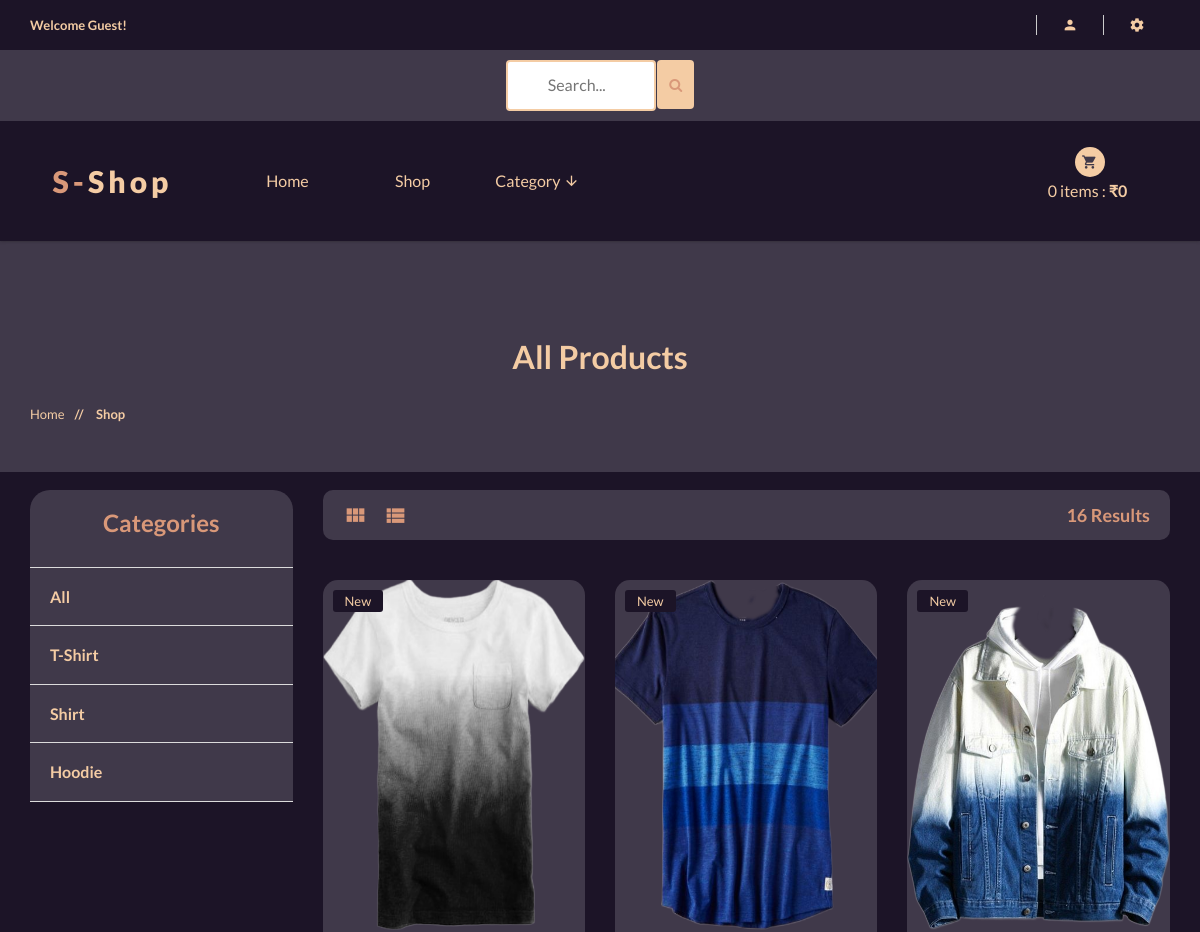
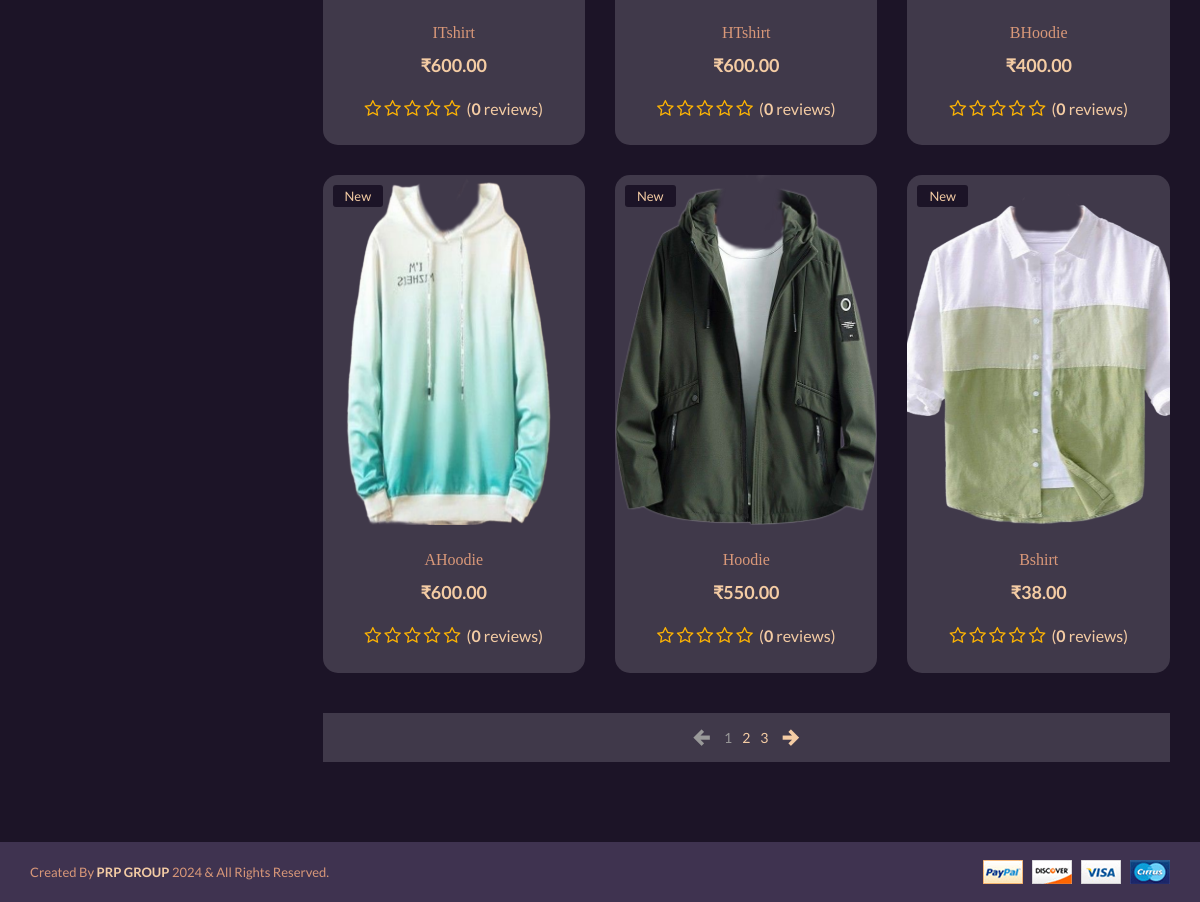
The app's page /shop/ with its own data (2 pictures, top to bottom).
### shop/models.py (models this page shows, shortened)
class Category(models.Model):
    name = models.CharField(max_length=100, unique=True)
    slug = models.SlugField(max_length=100, unique=True)
    description = models.TextField(max_length=250, blank=True)
    image = models.ImageField(upload_to='categories', blank=True)
    class Meta:
        verbose_name = 'Category'
        verbose_name_plural = 'categories'
    def get_category_slug_url(self):
        return reverse('shop:categries', args=[self.slug])

class Product(models.Model):
    category = models.ForeignKey(Category, on_delete=models.CASCADE)
    name = models.CharField(max_length=100, unique=True)
    slug = models.SlugField(max_length=100, unique=True)
    description = models.TextField(max_length=300, blank=True)
    price = models.DecimalField(max_digits=6, decimal_places=2)
    discount = models.DecimalField(max_digits=6, decimal_places=2, default=0.00)
    image = models.ImageField(upload_to='photos/products')
    stock = models.IntegerField()
    new = models.BooleanField(default=False)
    is_available = models.BooleanField(default=True)
    date_joined_for_format = models.DateTimeField(auto_now_add=True)
    last_login_for_format = models.DateTimeField(auto_now=True)
    def averageRating(self):
        reviews = ReviewRating.objects.filter(product=self, status=True).aggregate(average=Avg('rating'))
        avg = 0
        if reviews['average'] is not None:
            avg = float(reviews['average'])
        return avg
    def countReview(self):
        reviews = ReviewRating.objects.filter(product=self, status=True).aggregate(count=Count('id'))
        count = 0
        if reviews['count'] is not None:
            count = int(reviews['count'])
        return count
    def get_prodcut_details_url(self):
        return reverse('shop:product_details', args=[self.category.slug, self.slug])
    class Meta:
        verbose_name_plural = 'Products'
        ordering = ('-date_joined_for_format',)

### shop/views.py (the view)
# urls.py: path('', include('shop.urls', namespace='shop')),
def shop(request, category_slug=None):
    categories = None
    products = None
    if category_slug != None:
        categories = get_object_or_404(Category, slug=category_slug)
        products = Product.objects.filter(category=categories, is_available=True)
        paginator = Paginator(products, 6)
        page = request.GET.get('page')
        paged_products = paginator.get_page(page)
        products_count = products.count()
    else:
        products = Product.objects.all().filter(is_available=True)
        paginator = Paginator(products, 6)
        page = request.GET.get('page')
        paged_products = paginator.get_page(page)
        products_count = products.count()
    for product in products:
        reviews = ReviewRating.objects.order_by('-updated_at').filter(product_id=product.id, status=True)
    context = {
        'category_slug': category_slug,
        'products' : paged_products,
        'products_count': products_count,
    }
    return render(request, 'shop/shop/shop.html', context)

### cart/views.py (called while the page is built)
def _cart_id(request):
    cart = request.session.session_key
    if not cart :
        cart = request.session.create()
    return cart

### shop/context_processors.py (called while the page is built)
def category_list(request):
    return {
        'categories' : Category.objects.all(),
    }

### templates/shop/shop/shop.html (shortened to what this page needs)
{% extends 'base.html' %}
{% load static %}
{% block content %}
		<div style="background:#40394a" class="pages-title section-padding">
			<div class="container">
				<div class="row">
					<div class="col-xs-12">
						<div class="pages-title-text text-center">
							{% if category_slug != None %}
							<h2 style="color:#f4cca4;text-transform: capitalize;">{{category_slug}}</h2>
							{% else %}
							<h2 style="color:#f4cca4;text-transform: capitalize;">All Products</h2>
							{% endif %}
							<ul class="text-left">
								<li ><a href="\">Home </a></li>
								<li style="color:#f4cca4"><span> // </span>Shop</li>
							</ul>
						</div>
					</div>
				</div>
			</div>
		</div>
		<br>
		<section style="background:#1c1427"   class="pages products-page section-padding-bottom">
			<div class="container">
				<div class="row"><br>
					<div class="col-xs-12 col-sm-4 col-md-3">
						<div class="sidebar left-sidebar">
							<div style="background:#40394a; color:#d99879;;border-radius:20px 20px 0 0;" class="s-side-text">
								<div class="sidebar-title clearfix text-center">
									<h3 >Categories</h3>
								</div>
								<div  class="sidebar-title clearfix">
									<h4 class="floatleft"><a style="font-weight:600;color:#f4cca4"  href="{% url 'shop:shop' %}">All</a></h4>
								</div>
                                {% for category in categories %}
                                <div  class="sidebar-title clearfix">
									<h4 class="floatleft"><a style="font-weight:600;color:#f4cca4"  href="{{ category.get_category_slug_url }}">{{category.name}}</a></h4>
								</div>
                                {% endfor %}
							</div>
						</div>
					</div>
					<div class="col-xs-12 col-sm-8 col-md-9">
						<div class="right-products">
							<div class="row">
								<div class="col-xs-12">
									<div style="background:#40394a;border-radius:10px;" class="section-title clearfix">
										<ul >
											<li>
												<ul class="nav-view">
													<li class="active"><a data-toggle="tab" href="#grid"> <i style="color:#d99879" class="mdi mdi-view-module"></i> </a></li>
													<li><a data-toggle="tab" href="#list"> <i style="color:#d99879" class="mdi mdi-view-list"></i> </a></li>
												</ul>
											</li>
											<li style="color:#d99879; font-size:18px" class="sort-by floatright">
												{{products_count}} Results
											</li>
										</ul>
									</div>
								</div>
							</div>
							<div class="row">
								<div class="tab-content grid-content">
									<div class="tab-pane fade in active text-center" id="grid">
                                        {% for product in products %}
										<div  class="col-xs-12 col-sm-6 col-md-4">
											<div   style="background:#40394a; ;border-radius:15px;" class="single-product">
												<div class="product-img">
													{% if product.new %}
													<div style="background:#1c1427;color:#f4cca4" class="pro-type">
														<span>New</span>
													</div>
													{% endif %}
													<a href="{{product.get_prodcut_details_url}}"><img style="width:100%; height:350px;;border-radius:15px 15px 0 0;" src="{{product.image.url}}" alt="Product Title" /></a>
												</div>
												<div class="product-dsc">
													<p><a style="color:#d99879" href="{{product.get_prodcut_details_url}}">{{product.name}}</a></p>
													<span>₹{{product.price}}</span><br><br>
													<div style="font-size:16px" class="rating-star">
														<span>
														<i class="fa fa-star{% if product.averageRating < 0.5 %}-o{% elif product.averageRating >= 0.5 and product.averageRating < 1 %}-half-o {% endif %}" aria-hidden="true"></i>
														<i class="fa fa-star{% if product.averageRating < 1.5 %}-o{% elif product.averageRating >= 1.5 and product.averageRating < 2 %}-half-o {% endif %}" aria-hidden="true"></i>
														<i class="fa fa-star{% if product.averageRating < 2.5 %}-o{% elif product.averageRating >= 2.5 and product.averageRating < 3 %}-half-o {% endif %}" aria-hidden="true"></i>
														<i class="fa fa-star{% if product.averageRating < 3.5 %}-o{% elif product.averageRating >= 3.5 and product.averageRating < 4 %}-half-o {% endif %}" aria-hidden="true"></i>
														<i class="fa fa-star{% if product.averageRating < 4.5 %}-o{% elif product.averageRating >= 4.5 and product.averageRating < 5 %}-half-o {% endif %}" aria-hidden="true"></i>
														&nbsp;<span style="font-size:16px">(<b>{{product.countReview}}</b> reviews)</span>
														</span>
													</div>
												</div>
											</div>
										</div>
										{% endfor %}
									</div>
								</div>
							</div>
							<div class="row">
								<div  class="col-sm-12">
									<div style="background:#40394a" class="pagnation-ul">
									{% if products.has_other_pages %}
										<ul class="clearfix">
											{% if products.has_previous %}
											<li><a href="?page={{products.previous_page_number}}"><i style="color:#f4cca4" class="mdi mdi-arrow-left-bold"></i></a></li>
											{% else %}
											<li><a href="#"><i class="mdi mdi-arrow-left-bold"></i></a></li>
											{% endif %}
											{% for x in products.paginator.page_range %}
												{% if products.number == x %}
												<li ><a href="#">{{x}}</a></li>
												{% else %}
												<li><a  style="color:#f4cca4" href="?page={{x}}">{{x}}</a></li>
												{% endif %}
											{% endfor %}
											{% if products.has_next %}
											<li ><a href="?page={{products.next_page_number}}"><i style="color:#f4cca4" class="mdi mdi-arrow-right-bold"></i></a></li>
											{% else %}
											<li><a  href="#"><i class="mdi mdi-arrow-right-bold"></i></a></li>
											{% endif %}
										</ul>
									{% endif %}
									</div>
								</div>
							</div>
						</div>
					</div>
				</div>
			</div>
		</section>
{% endblock content %}

### templates/base.html (shortened to what this page needs)
{% load static %}
<!doctype html>
<html class="no-js" lang="">
<head>
    <link rel="stylesheet" href="{% static 'css/bootstrap.min.css' %}">
    <link rel="stylesheet" href="{% static 'css/animate.css' %}">
    <link rel="stylesheet" href="{% static 'css/materialdesignicons.min.css' %}">
    <link rel="stylesheet" href="{% static 'css/jquery.simpleLens.css' %}">
    <link rel="stylesheet" href="{% static 'css/jquery-ui.min.css' %}">
    <link rel="stylesheet" href="{% static 'css/meanmenu.min.css' %}">
    <link rel="stylesheet" href="{% static 'css/nivo-slider.css' %}">
    <link rel="stylesheet" href="{% static 'css/owl.carousel.css' %}">
    <link rel="stylesheet" href="{% static 'css/style.css' %}">
    <link rel="stylesheet" href="{% static 'css/responsive.css' %}">
    <link rel="stylesheet" href="https://cdnjs.cloudflare.com/ajax/libs/font-awesome/4.7.0/css/font-awesome.min.css">
</head>
<body style="background:#40394a">
    <header style="background:#1c1427" class="header-one header-two">
        <div style="background:#1c1427" class="header-top-two">
            <div class="container text-center">
                <div class="row">
                    <div class="col-sm-12">
                        <div class="middel-top">
                            {% if user.id is None %}
                            <div class="left floatleft">
                                <p style="color:#f4cca4"><b>Welcome Guest!</b></p>
                            </div>
                            {% else %}
                            <div class="left floatleft">
                                <p style="color:#f4cca4"><b>Welcome {{user.first_name | capfirst}}!</b></p>
                            </div>
                            {% endif %}
                        </div>
                        <div class="middel-top clearfix">
                            <ul class="clearfix right floatright">
                                <li>
                                    <a style="color:#f4cca4" href="#"><i class="mdi mdi-account"></i></a>
                                </li>
                                <li>
                                    <a style="color:#f4cca4" href="#"><i class="mdi mdi-settings"></i></a>
                                </li>
                            </ul>
                            </div>
                        </div>
                    </div>
                </div>
            </div>
        <div style="background:#40394a">
            <div class="container text-center">
                <div class="row">
                    <div class="col-sm-12">
                        <form id="searchh" action={% url 'shop:search' %} method="GET">
                        <input  type="text" name="keyword" placeholder="Search...">
                        <button style="height:49px; margin-bottom:6px; background:#f4cca4;margin-left:-1px;border:None "  class="btn btn-warning" type="submit">
                           <i style="color:#d99879" class="fa fa-search"></i>
                        </button>
                        </form>
                    </div>
                </div>
            </div>
        </div>
        <div class="container text-center">
            <div class="row">
                <div class="col-sm-2">
                    <div class="logo">
                        <a style="color:#f4cca4;font-weight: 800;" href="\"><span
                                style="color:#d99879">S-</span>shop</a>
                    </div>
                </div>
                <div class="col-sm-8">
                    <div class="header-middel">
                        <div class="mainmenu">
                            <nav >
                                <ul>
                                    <li ><a href="\">Home</a></li>
                                    <li><a href="{% url 'shop:shop' %}">Shop</a></li>
                                    <li><a href="#">Category <i class="mdi mdi-arrow-down"></i></a>
                                    </li>
                                </ul>
                            </nav>
                        </div>
                    </div>
                </div>
                <div class="col-sm-2">
                    <div class="cart-itmes">
                        <a class="cart-itme-a" href="{% url 'cart:cart' %}">
                            <i class="mdi mdi-cart"></i>
                            {{quantityyy}} items : <strong>₹{{totalll}}</strong>
                        </a>
                    </div>
                </div>
            </div>
        </div>
    </header>
    <br>
    {% block content %}
    {% endblock content %}
    <footer>
        <div  style="background:#3f3350" class="footer-bottom">
            <div class="container">
                <div class="row">
                    <div class="col-xs-12 col-sm-6">
                        <p style="color:#d99879">Created By <span style="color:#f4cca4"><b>PRP GROUP</b></span> 2024 &
                            All Rights Reserved.</p>
                    </div>
                    <div class="col-xs-12 col-sm-6 text-right">
                        <a href="#"><img src="{% static 'img/footer/payment.png' %}" alt="" /></a>
                    </div>
                </div>
            </div>
        </div>
    </footer>
</body>
</html>

### core/static/css/responsive.css (style rules this page uses)
@media (min-width: 1170px) and (max-width: 1200px) { .sidebar-title,.color-select { padding: 20px; } }

### templates/base.html (style rules this page uses)
#searchh input[type=text] { width: 150px; margin-top:10px; margin-bottom:10px; box-sizing: border-box; border: 2px solid #f4cca4; border-radius: 4px; font-size: 16px; color:#1c1427; background-color: #fff; background-position: 10px 10px; background-repeat: no-repeat; padding: 12px 20px 12px 40px; -webkit-transition: width 0.4s ease-in-out; transition: width 0.4s ease-in-out; }

### records on screen
Category: name "T-Shirt"
Category: name "Shirt"
Category: name "Hoodie"
Product: new "New", image (picture), name "ITshirt", price "600.00", countReview "0"
Product: new "New", image (picture), name "HTshirt", price "600.00", countReview "0"
Product: new "New", image (picture), name "BHoodie", price "400.00", countReview "0"
Product: new "New", image (picture), name "AHoodie", price "600.00", countReview "0"
Product: new "New", image (picture), name "Hoodie", price "550.00", countReview "0"
Product: new "New", image (picture), name "Bshirt", price "38.00", countReview "0"

### other values on screen
{{ quantityyy }} "0"
{{ totalll }} "0"
{{ products_count }} "16"
{{ x }} "1"
{{ x }} "2" "3"
